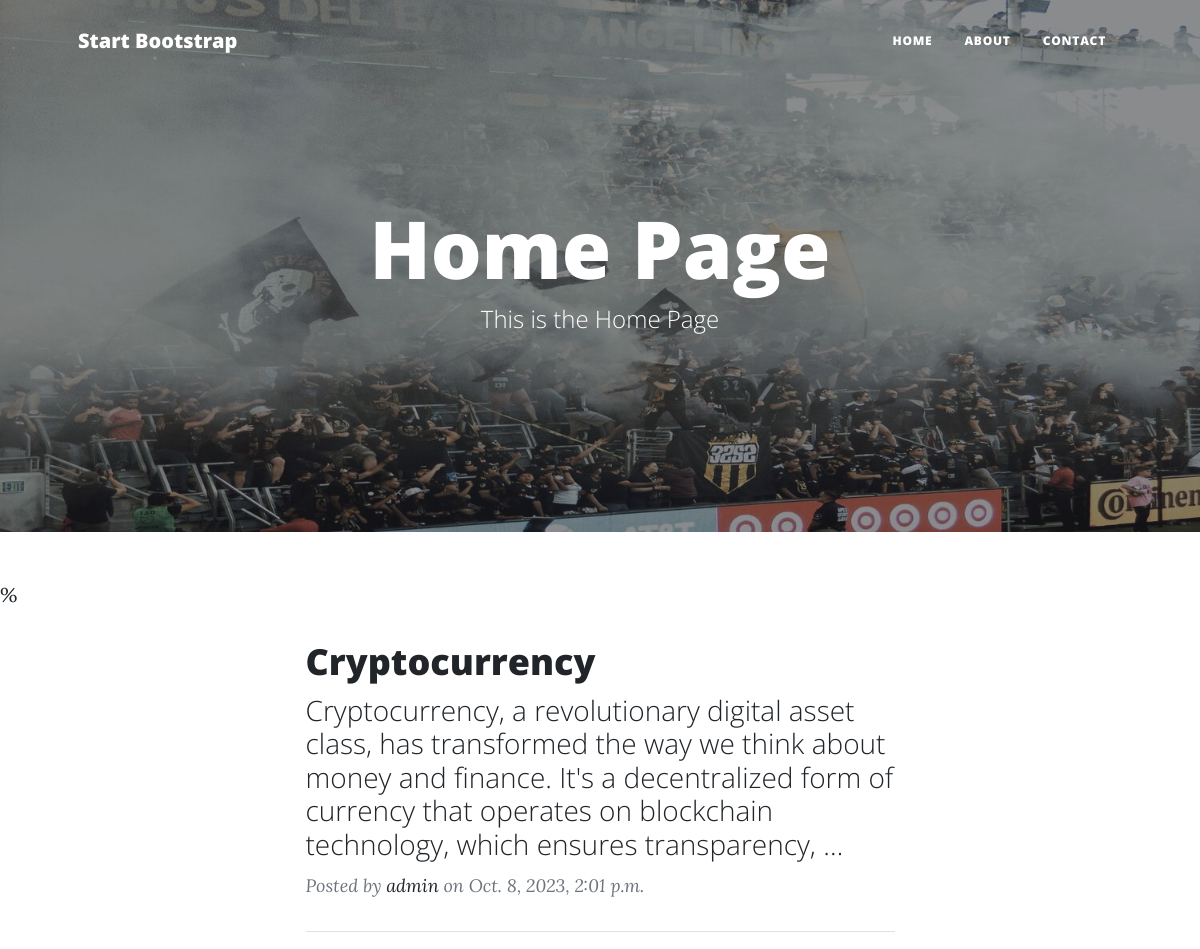
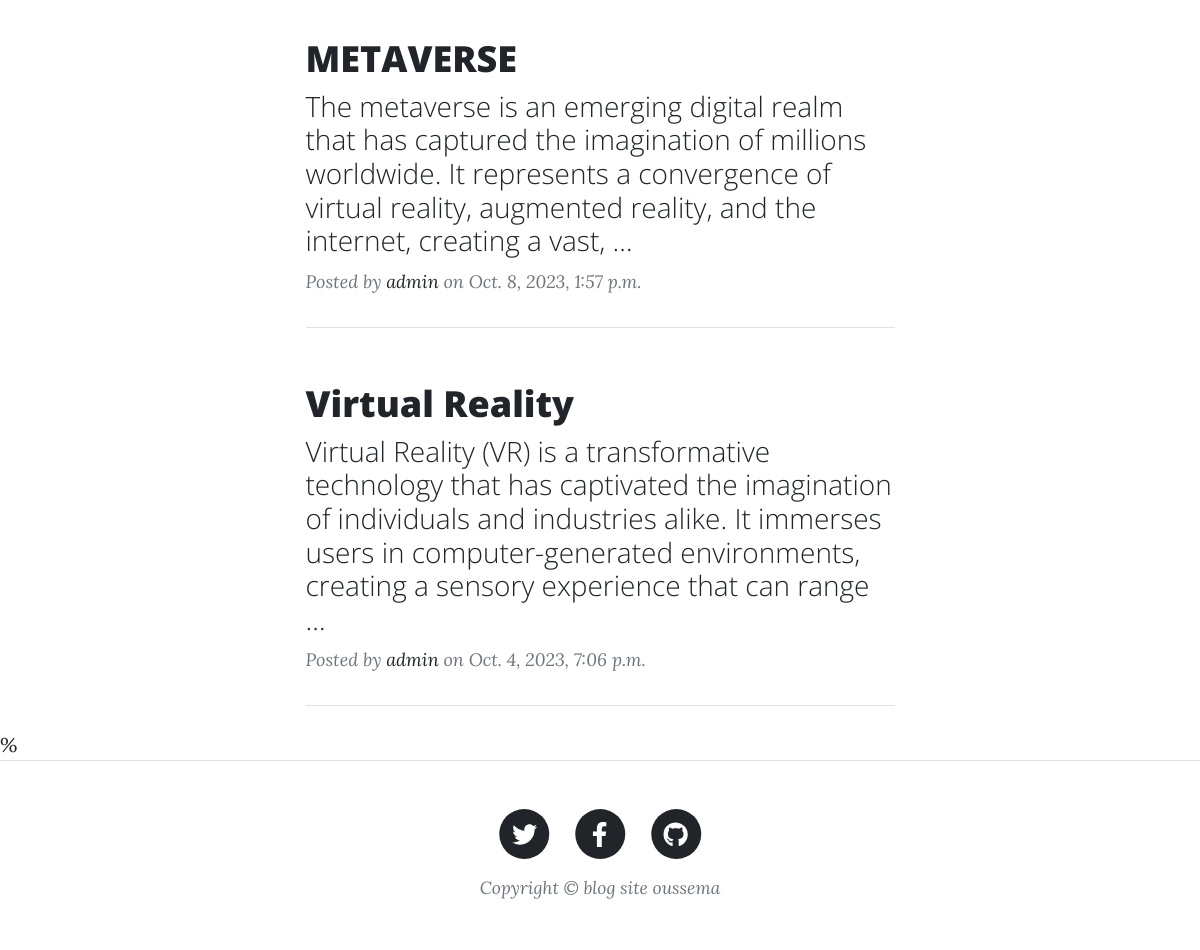
The page / on the database its author committed (2 pictures, top to bottom).
### blog/models.py (models this page shows, shortened)
class PageBase(models.Model):
    title=models.CharField(max_length=50)
    sub_title=models.CharField(max_length=50)
    bg_image=models.ImageField(upload_to='images/%Y/%m/%d',validators=[validate_image_dimensions])
    created_at=models.DateTimeField(auto_now_add=True)
    upload_at=models.DateTimeField(auto_now=True)
    class Meta:
        abstract = True

class HomePage(PageBase):
    pass

class Post(models.Model):
    class Status(models.TextChoices):
        DRAFT=('DF','Draft')
        PUBLISHED=('PB','Published')
    title=models.CharField(max_length=250)
    slug=models.SlugField(max_length=250)
    author=models.ForeignKey(User,on_delete=models.CASCADE)
    bg_image=models.ImageField(upload_to='images/%Y/%m/%d/background_image')
    post_image=models.ImageField(upload_to='images/%Y/%m/%d/post_image')
    body=models.TextField()
    created_at=models.DateTimeField(auto_now_add=True)
    upload_at=models.DateTimeField(auto_now=True)
    publish=models.DateTimeField(default=timezone.now)
    status=models.CharField(max_length=2,choices=Status.choices,default=Status.DRAFT)
    class Meta:
        ordering=['-publish']
        indexes=[
            models.Index(fields=['-publish'])
        ]

### blog/views.py (the view)
# urls.py: path('',views.home,name='blog_home'),
def home (request):
    page=HomePage.objects.all()[0]
    posts=Post.objects.filter(status='PB')
    return render(request,'blog/home.html',{'page':page, 'posts':posts})

### blog/templates/blog/home.html (shortened to what this page needs)
{% extends "base.html" %}
{% load static %}
{% block content %}
%{% for post in posts %}
<div class="container px-4 px-lg-5">
    <div class="row gx-4 gx-lg-5 justify-content-center">
        <div class="col-md-10 col-lg-8 col-xl-7">
            <div class="post-preview">
                <a href="{% url 'blog_post' post.id %}">
                    <h2 class="post-title">{{post.title}}</h2>
                    <h3 class="post-subtitle">{{post.body|truncatewords:30}}</h3>
                </a>
                <p class="post-meta">
                    Posted by
                    <a href="#!">{{post.author.first_name|capfirst|default:post.author.username}}</a>
                    on  {{post.publish}}
                </p>
            </div>
            <hr class="my-4" />
        </div>
    </div>
</div>
{% endfor %}%
{% endblock content %}

### blog/templates/base.html (shortened to what this page needs)
{% load static %}
<!DOCTYPE html>
<html lang="en">
    <head>
        <link href="{% static 'css/styles.css' %}" rel="stylesheet" />
    </head>
    <body>
        {% include "inc/navbar.html" %}
        {% include "inc/header.html" %}
        {% block content %}
        {% endblock content %}
       {% include "inc/footer.html" %}
    </body>
</html>

### blog/templates/inc/navbar.html (shortened to what this page needs)
<nav class="navbar navbar-expand-lg navbar-light" id="mainNav">
    <div class="container px-4 px-lg-5">
        <a class="navbar-brand" href="index.html">Start Bootstrap</a>
        <div class="collapse navbar-collapse" id="navbarResponsive">
            <ul class="navbar-nav ms-auto py-4 py-lg-0">
                <li class="nav-item"><a class="nav-link px-lg-3 py-3 py-lg-4" href="{% url 'blog_home' %}">Home</a></li>
                <li class="nav-item"><a class="nav-link px-lg-3 py-3 py-lg-4" href="{% url 'blog_about' %}">About</a></li>
                <li class="nav-item"><a class="nav-link px-lg-3 py-3 py-lg-4" href="{% url 'blog_contact' %}">Contact</a></li>
            </ul>
        </div>
    </div>
</nav>

### blog/templates/inc/header.html
{% load static %}
{% if page.bg_image %}
<header class="masthead"
style="background-image: url('{{page.bg_image.url}}')">
{% else %}
<header class="masthead" style="background-image: url('assets/img/home-bg.jpg')">
{% endif %}
<div class="container position-relative px-4 px-lg-5">
    <div class="row gx-4 gx-lg-5 justify-content-center">
        <div class="col-md-10 col-lg-8 col-xl-7">
            <div class="site-heading">
                <h1>{{page.title}}</h1>
                <span class="subheading">{{page.sub_title}}</span>
            </div>
        </div>
    </div>
</div>
</header>

### blog/templates/inc/footer.html
<footer class="border-top">
    <div class="container px-4 px-lg-5">
        <div class="row gx-4 gx-lg-5 justify-content-center">
            <div class="col-md-10 col-lg-8 col-xl-7">
                <ul class="list-inline text-center">
                    <li class="list-inline-item">
                        <a href="#!">
                            <span class="fa-stack fa-lg">
                                <i class="fas fa-circle fa-stack-2x"></i>
                                <i class="fab fa-twitter fa-stack-1x fa-inverse"></i>
                            </span>
                        </a>
                    </li>
                    <li class="list-inline-item">
                        <a href="#!">
                            <span class="fa-stack fa-lg">
                                <i class="fas fa-circle fa-stack-2x"></i>
                                <i class="fab fa-facebook-f fa-stack-1x fa-inverse"></i>
                            </span>
                        </a>
                    </li>
                    <li class="list-inline-item">
                        <a href="#!">
                            <span class="fa-stack fa-lg">
                                <i class="fas fa-circle fa-stack-2x"></i>
                                <i class="fab fa-github fa-stack-1x fa-inverse"></i>
                            </span>
                        </a>
                    </li>
                </ul>
                <div class="small text-center text-muted fst-italic">Copyright &copy; blog site oussema</div>
            </div>
        </div>
    </div>
</footer>

### rows shown on the page
HomePage: bg_image (picture), title "Home Page", sub_title "This is the Home Page"
Post: title "Cryptocurrency", body "Cryptocurrency, a revolutionary digital asset class, has transformed the way we think about money and finance. It's a decentralized form of currency that operates on blockchain technology, which ensures transparency, …", author.first_name "admin", publish "Oct. 8, 2023, 2:01 p.m."
Post: title "METAVERSE", body "The metaverse is an emerging digital realm that has captured the imagination of millions worldwide. It represents a convergence of virtual reality, augmented reality, and the internet, creating a vast, …", author.first_name "admin", publish "Oct. 8, 2023, 1:57 p.m."
Post: title "Virtual Reality", body "Virtual Reality (VR) is a transformative technology that has captivated the imagination of individuals and industries alike. It immerses users in computer-generated environments, creating a sensory experience that can range …", author.first_name "admin", publish "Oct. 4, 2023, 7:06 p.m."
